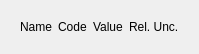
              <widget class="QWidget" name="scrollAreaWidgetContents">
               <property name="geometry">
                <rect>
                 <x>0</x>
                 <y>0</y>
                 <width>160</width>
                 <height>35</height>
                </rect>
               </property>
               <layout class="QVBoxLayout" name="verticalLayout_7">
                <item>
                 <widget class="QFrame" name="frame_FFconstants">
                  <layout class="QGridLayout" name="layout_FFconstants">
                   <item row="0" column="1">
                    <widget class="QLabel" name="label_FFconstantCode">
                     <property name="text">
                      <string>Code</string>
                     </property>
                    </widget>
                   </item>
                   <item row="0" column="2">
                    <widget class="QLabel" name="label_FFconstantVal">
                     <property name="text">
                      <string>Value</string>
                     </property>
                    </widget>
                   </item>
                   <item row="0" column="3">
                    <widget class="QLabel" name="label_FFconstantUnc">
                     <property name="text">
                      <string>Rel. Unc.</string>
                     </property>
                    </widget>
                   </item>
                   <item row="0" column="0">
                    <widget class="QLabel" name="label_FFconstantName">
                     <property name="text">
                      <string>Name</string>
                     </property>
                    </widget>
                   </item>
                  </layout>
                 </widget>
                </item>
               </layout>
              </widget>
